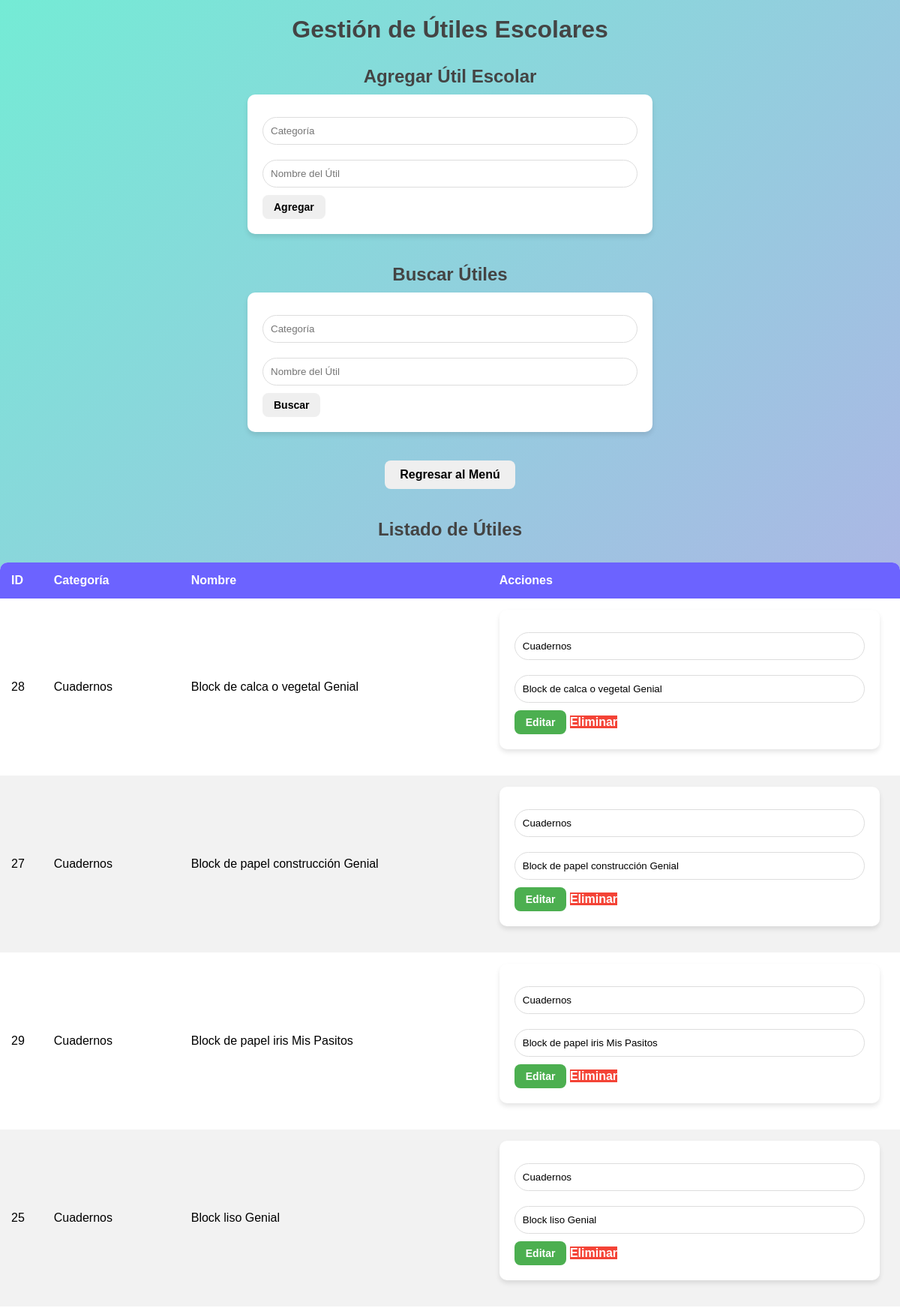
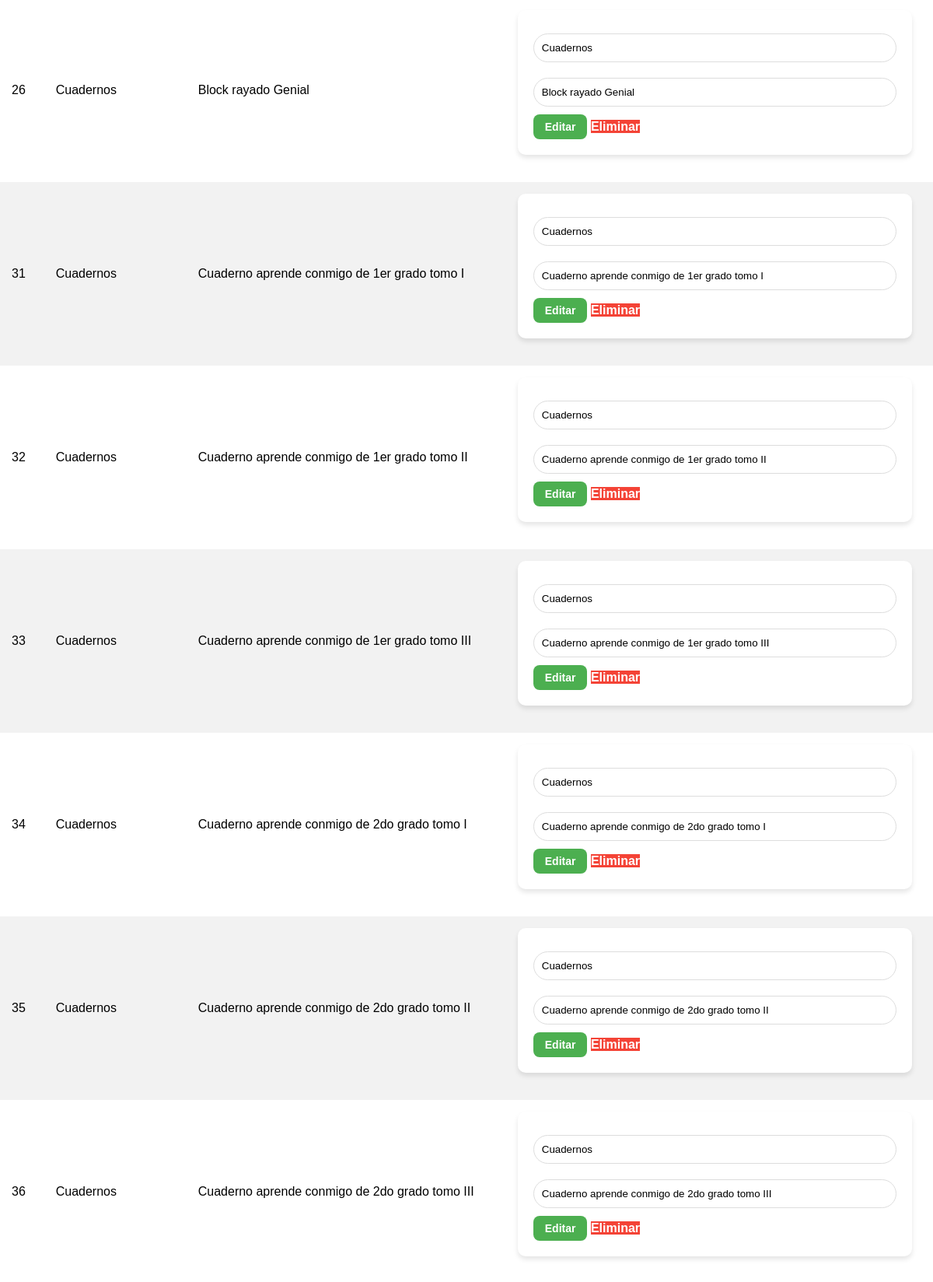
Page /utiles.php (signed in, upper part) on the committed database (2 pictures, top to bottom).
### tables this page shows
CREATE TABLE IF NOT EXISTS `utiles` (
  `id` int NOT NULL AUTO_INCREMENT,
  `categoria` varchar(255) NOT NULL,
  `nombre` varchar(255) NOT NULL,
  PRIMARY KEY (`id`)
);

### utiles.php (the view, shortened to what this page needs)
<?php
$conn = new mysqli('localhost', 'root', '', 'acosa');
$filtro_categoria = '';
$filtro_nombre = '';
if (isset($_POST['buscar'])) {
    $filtro_categoria = $conn->real_escape_string($_POST['categoria']);
    $filtro_nombre = $conn->real_escape_string($_POST['nombre']);
    $result = $conn->query("SELECT * FROM utiles WHERE categoria LIKE '%$filtro_categoria%' AND nombre LIKE '%$filtro_nombre%' ORDER BY categoria, nombre");
} else {
    $result = $conn->query("SELECT * FROM utiles ORDER BY categoria, nombre");
}
$utiles = $result->fetch_all(MYSQLI_ASSOC);
?>
<!DOCTYPE html>
<html>
<head>
    <link rel="stylesheet" href="utiles.css">
</head>
<body>
    <h1>Gestión de Útiles Escolares</h1>
    <h2>Agregar Útil Escolar</h2>
    <form method="post">
        <input type="text" name="categoria" placeholder="Categoría" required>
        <input type="text" name="nombre" placeholder="Nombre del Útil" required>
        <button type="submit" name="add_util">Agregar</button>
    </form>
    <h2>Buscar Útiles</h2>
    <form method="post">
        <input type="text" name="categoria" placeholder="Categoría" value="<?= htmlspecialchars($filtro_categoria) ?>">
        <input type="text" name="nombre" placeholder="Nombre del Útil" value="<?= htmlspecialchars($filtro_nombre) ?>">
        <button type="submit" name="buscar">Buscar</button>
    </form>
    <br>
<button onclick="window.location.href='menuadmin.php'" style="margin-bottom: 20px; padding: 10px 20px; font-size: 16px;">Regresar al Menú</button>
    <h2>Listado de Útiles</h2>
    <table border="1">
        <thead>
            <tr>
                <th>ID</th>
                <th>Categoría</th>
                <th>Nombre</th>
                <th>Acciones</th>
            </tr>
        </thead>
        <tbody>
            <?php foreach ($utiles as $util): ?>
                <tr>
                    <td><?= $util['id'] ?></td>
                    <td><?= htmlspecialchars($util['categoria']) ?></td>
                    <td><?= htmlspecialchars($util['nombre']) ?></td>
                    <td>
                        <div class="acciones">
                        <form method="post" style="display:inline;">
                            <input type="text" name="categoria" value="<?= htmlspecialchars($util['categoria']) ?>" required>
                            <input type="text" name="nombre" value="<?= htmlspecialchars($util['nombre']) ?>" required>
                            <button type="submit" name="edit_instituto" class="editar-btn">Editar</button>
                            <a href="?delete=<?= $util['id'] ?>" onclick="return confirm('¿Estás seguro de eliminar este útil?');" class="eliminar-btn">Eliminar</a>
                        </form>
            </div>
                    </td>
                </tr>
            <?php endforeach; ?>
        </tbody>
    </table>
</body>
</html>

### utiles.css (style rules this page uses)
body { font-family: 'Poppins', sans-serif; margin: 0; padding: 0; background: linear-gradient(135deg, #74ebd5, #acb6e5); min-height: 100vh; display: flex; flex-direction: column; align-items: center; }
h1, h2 { color: #444; margin-bottom: 10px; }
.acciones { display: flex; gap: 10px; align-items: center; }
button { padding: 8px 15px; border: none; border-radius: 8px; font-size: 14px; font-weight: bold; cursor: pointer; transition: all 0.3s ease; }
.editar-btn { background-color: #4CAF50; color: white; }
.eliminar-btn { background-color: #f44336; color: white; }
form { margin-bottom: 20px; padding: 20px; background: white; box-shadow: 0 4px 6px rgba(0, 0, 0, 0.1); border-radius: 10px; width: 90%; max-width: 500px; }
input[type="text"], input[type="file"] { padding: 10px; margin: 10px 0; border: 1px solid #ddd; border-radius: 25px; width: calc(100% - 22px); }
table { width: 100%; border-collapse: collapse; margin-top: 20px; background: white; box-shadow: 0 4px 6px rgba(0, 0, 0, 0.1); border-radius: 10px; overflow: hidden; }
table, th, td { border: none; }
th, td { padding: 15px; text-align: left; }
th { background-color: #6C63FF; color: white; }
tr:nth-child(even) { background-color: #f2f2f2; }
a { color: #6C63FF; text-decoration: none; font-weight: bold; }

### rows in the picture
utiles: id "28", categoria "Cuadernos", nombre "Block de calca o vegetal Genial"
utiles: id "27", categoria "Cuadernos", nombre "Block de papel construcción Genial"
utiles: id "29", categoria "Cuadernos", nombre "Block de papel iris Mis Pasitos"
utiles: id "25", categoria "Cuadernos", nombre "Block liso Genial"
utiles: id "26", categoria "Cuadernos", nombre "Block rayado Genial"
utiles: id "31", categoria "Cuadernos", nombre "Cuaderno aprende conmigo de 1er grado tomo I"
utiles: id "32", categoria "Cuadernos", nombre "Cuaderno aprende conmigo de 1er grado tomo II"
utiles: id "33", categoria "Cuadernos", nombre "Cuaderno aprende conmigo de 1er grado tomo III"
utiles: id "34", categoria "Cuadernos", nombre "Cuaderno aprende conmigo de 2do grado tomo I"
utiles: id "35", categoria "Cuadernos", nombre "Cuaderno aprende conmigo de 2do grado tomo II"
utiles: id "36", categoria "Cuadernos", nombre "Cuaderno aprende conmigo de 2do grado tomo III"
